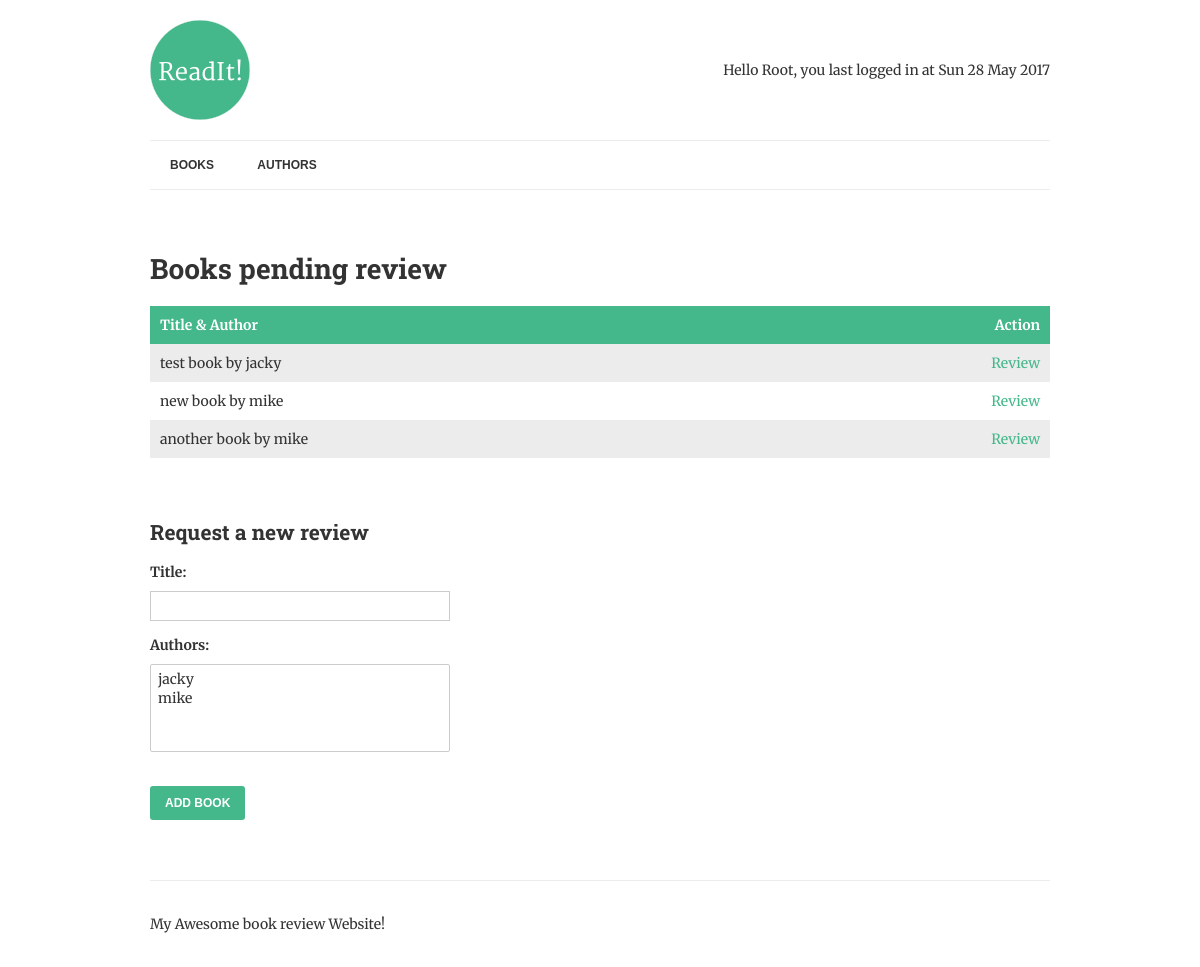
The page /review/ (signed in) on the database its author committed.
### book/models.py (models this page shows, shortened)
class Book(models.Model):
    title = models.CharField(max_length=150)
    authors = models.ManyToManyField("author", related_name="books")
    review = models.TextField(blank=True, null=True)
    date_reviewed = models.DateTimeField(blank=True, null=True)
    is_favourite = models.BooleanField(default=False, verbose_name="Favourite?")
    def list_authors(self):
        return ". ".join([author.name for author in self.authors.all()])

class Author(models.Model):
    name = models.CharField(max_length=70, help_text="Use pen name,not real name", unique=True)
    def __str__(self):
        return self.name

### book/views.py (the view, shortened to what this page needs)
# urls.py: url(r'^review/$', ReviewList.as_view(), name='review-books'),
class ReviewList(View):
    def get(self,request):
        books = Book.objects.filter(date_reviewed__isnull=True).prefetch_related('authors')
        context = {
            'books': books,
            'form': BookForm,
        }
        return render(request, "list-to-review.html", context)

### book/templates/list-to-review.html (shortened to what this page needs)
{% extends "base.html" %}
{% block content %}
	<h1>Books pending review</h1>
	{% if books %}
		<table>
			<thead>
				<th>Title &amp; Author</th>
				<th class="align-right">Action</th>
			</thead>
			<tbody>
				{% for book in books %}
					<tr>
						<td class="title">
							{{ book.title }} by {{ book.list_authors }}
						</td>
						<td class="align-right">
							<a href="{% url 'review-book' book.pk %}">Review</a>
						</td>
					</tr>
				{% endfor %}
			</tbody>
		</table>
	{% else %}
		<p>There are no books waiting to be reviewed.  Good job!</p>
	{% endif %}
	<h2>Request a new review</h2>
    <form method="POST">
    {{ form.as_p }}
    <input type="submit" value="Add Book" />
    </form>
{% endblock %}

### book/templates/base.html (shortened to what this page needs)
{% load static %}
<!doctype html>
<html lang="en">
<head>
    <link rel="stylesheet" href="{% static 'css/normalize.css' %}"">
    <link rel="stylesheet" href="{% static 'css/style.css' %}"">
</head>
<body>
    <div class="container">
        <header>
            <img src="{% static 'img/logo.png' %}" alt="ReadIt!" class="logo">
            <div class="welcome">
                {% if request.user.is_authenticated %}
                <p>
                    Hello {{ request.user.username|title }}, you last logged in at {{ request.user.last_login|date:"D d M Y" }}
                </p>
                {% else %}
                <p>Welcome guest</p>
                {% endif %}
            </div>
        </header>
        <nav>
            <a href="{% url 'books' %}">Books</a>
            <a href="{% url 'authors' %}">Authors</a>
        </nav>
        <main>
            {% block content %} {% endblock %}
        </main>
        <footer>
            <p>My Awesome book review Website!</p>
        </footer>
    </div>
</body>
</html>

### book/static/css/style.css (style rules this page uses)
.align-right { text-align: right; }
.container { width: 900px; max-width: 90%; margin: 0 auto; padding: 0; }
header { border-bottom: 1px solid #ececec; padding: 20px 0; display: table; width: 100%; }
footer { border-top: 1px solid #ececec; padding: 20px 0; margin-top: 60px; }
.logo { padding-right: 20px; display: table-cell; }
.welcome { display: table-cell; vertical-align: middle; text-align: right; line-height: 1.5; }
nav { clear: both; border-bottom: 1px solid #ececec; margin-bottom: 60px; }
nav a { font-size: 12px; font-weight: bold; line-height: 18px; padding: 15px 20px; display: inline-block; text-transform: uppercase; font-family: Arial, serif; color: #333; }
body { font-family: 'Merriweather', serif; color: #333; font-size: 14px; }
h1, h2, h3, h4, h5, h6 { font-family: 'Roboto Slab', serif; }
a { color: #44B78B; text-decoration: none; }
table { width: 100%; margin-bottom: 60px; }
table td, th { padding: 10px; text-align: left; }
th { background-color: #44B78B; color: #fff; }
table tr:nth-child(odd) { background-color: #ececec; }
label { display: block; font-weight: bold; margin: 15px 0 10px 0; }
input[type="submit"] { margin-top: 20px; border: 0; background-color: #44B78B; color: #fff; padding: 10px 15px; border-radius: 3px; text-transform: uppercase; font-family: arial, sans-serif; font-size: 12px; font-weight: bold; }
input[type="text"], input[type="password"], select, textarea { border: 1px solid #ccc; padding: 5px; display: block; width: 300px; box-sizing: border-box; margin-bottom: 10px; max-width: 100%; }

### rows shown on the page
Book: title "test book", list_authors "jacky"
Book: title "new book", list_authors "mike"
Book: title "another book", list_authors "mike"

### other values the page prints
{{ request.user.username|title }} "Root"
{{ request.user.last_login|date:"D d M Y" }} "Sun 28 May 2017"
